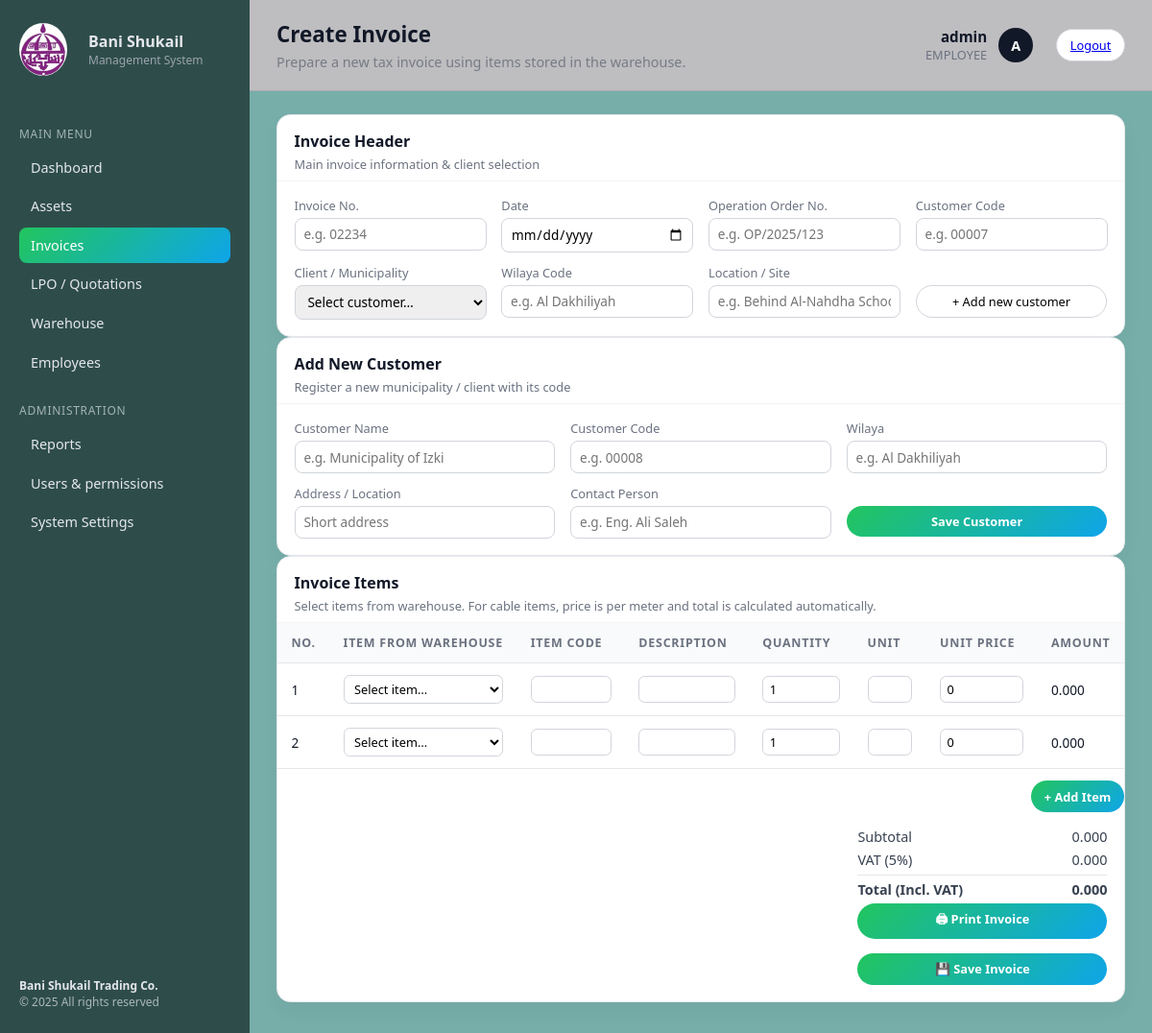
/invoices/create/ (signed in), run on the app's committed database.
### accounts/models.py (models this page shows, shortened)
class User(AbstractUser):
    class Role(models.TextChoices):
        ADMIN = "ADMIN", "Admin"
        EMPLOYEE = "EMPLOYEE", "Employee"
    role = models.CharField(max_length=20, choices=Role.choices, default=Role.EMPLOYEE)

### invoices/views.py (the view, shortened to what this page needs)
# urls.py: path("invoices/create/", views.create_invoice, name="create"),
@login_required
def create_invoice(request):
    return render(
        request,
        "invoice_create.html",
        {
            "title": "Create Invoice",
            "subtitle": "Prepare a new tax invoice using items stored in the warehouse.",
            "active": "invoices",
            "warehouse_items_json": _warehouse_items_json(),
            "warehouse_items": WarehouseItem.objects.all().order_by("code"),
        },
    )

### invoices/views.py (called while the page is built, shortened)
def _warehouse_items_json():
    data = {}
    return json.dumps(data)

### templates/invoice_create.html (shortened to what this page needs)
{% extends 'base.html' %}
{% block content %}
<form method="post">{% csrf_token %}
            <div class="panel">
                <div class="panel-header">
                    <div class="panel-title">Invoice Header</div>
                    <div class="panel-subtitle">Main invoice information & client selection</div>
                </div>
                <div class="panel-body">
                    <div class="form-grid">
                        <div class="field-group">
                            <label for="invoice-no">Invoice No.</label>
                            <input id="invoice-no" type="text" placeholder="e.g. 02234" name="invoice_no">
                        </div>
                        <div class="field-group">
                            <label for="invoice-date">Date</label>
                            <input id="invoice-date" type="date" name="date">
                        </div>
                        <div class="field-group">
                            <label for="operation-order">Operation Order No.</label>
                            <input id="operation-order" type="text" placeholder="e.g. OP/2025/123" name="operation_order_no">
                        </div>
                        <div class="field-group">
                            <label for="customer-no">Customer Code</label>
                            <input id="customer-no" type="text" placeholder="e.g. 00007" name="customer_code">
                        </div>
                        <div class="field-group">
                            <label for="customer-select">Client / Municipality</label>
                            <select id="customer-select" name="customer_select">
                                <option value="">Select customer…</option>
                            </select>
                        </div>
                        <div class="field-group">
                            <label for="wilaya-code">Wilaya Code</label>
                            <input id="wilaya-code" type="text" placeholder="e.g. Al Dakhiliyah" name="wilaya_code">
                        </div>
                        <div class="field-group">
                            <label for="location">Location / Site</label>
                            <input id="location" type="text" placeholder="e.g. Behind Al-Nahdha School" name="location_site">
                        </div>
                        <div class="field-group">
                            <label>&nbsp;</label>
                            <button class="btn-secondary full-width">+ Add new customer</button>
                        </div>
                    </div>
                </div>
            </div>
            <div class="panel no-print">
                <div class="panel-header">
                    <div class="panel-title">Add New Customer</div>
                    <div class="panel-subtitle">Register a new municipality / client with its code</div>
                </div>
                <div class="panel-body">
                    <div class="form-grid-3">
                        <div class="field-group">
                            <label for="new-cust-name">Customer Name</label>
                            <input id="new-cust-name" type="text" placeholder="e.g. Municipality of Izki" />
                        </div>
                        <div class="field-group">
                            <label for="new-cust-code">Customer Code</label>
                            <input id="new-cust-code" type="text" placeholder="e.g. 00008" />
                        </div>
                        <div class="field-group">
                            <label for="new-cust-wilaya">Wilaya</label>
                            <input id="new-cust-wilaya" type="text" placeholder="e.g. Al Dakhiliyah" />
                        </div>
                        <div class="field-group">
                            <label for="new-cust-address">Address / Location</label>
                            <input id="new-cust-address" type="text" placeholder="Short address" />
                        </div>
                        <div class="field-group">
                            <label for="new-cust-contact">Contact Person</label>
                            <input id="new-cust-contact" type="text" placeholder="e.g. Eng. Ali Saleh" />
                        </div>
                        <div class="field-group">
                            <label>&nbsp;</label>
                            <button class="btn-primary full-width">Save Customer</button>
                        </div>
                    </div>
                </div>
            </div>
            <div class="panel">
                <div class="panel-header">
                    <div class="panel-title">Invoice Items</div>
                    <div class="panel-subtitle">
                        Select items from warehouse. For cable items, price is per meter and total is calculated automatically.
                    </div>
                </div>
                <div class="panel-body table-wrapper">
                    <table class="data-table" id="invoice-items-table">
                        <thead>
                        <tr>
                            <th>No.</th>
                            <th>Item from Warehouse</th>
                            <th>Item Code</th>
                            <th>Description</th>
                            <th>Quantity</th>
                            <th>Unit</th>
                            <th>Unit Price</th>
                            <th>Amount</th>
                        </tr>
                        </thead>
                        <tbody>
                        <tr>
                            <td>1</td>
                            <td>
                                <select class="item-select" name="warehouse_code">
                                    <option value="">Select item…</option>
                                </select>
                            </td>
                            <td><input type="text" class="item-code" name="item_code"></td>
                            <td><input type="text" class="item-desc" name="description"></td>
                            <td><input type="number" class="item-qty" value="1" min="0" step="0.001" name="quantity"></td>
                            <td><input type="text" class="item-unit" name="unit"></td>
                            <td><input type="number" class="item-price" value="0" step="0.001" name="unit_price"></td>
                            <td><span class="item-amount">0.000</span></td>
                        </tr>
                        <tr>
                            <td>2</td>
                            <td>
                                <select class="item-select" name="warehouse_code">
                                    <option value="">Select item…</option>
                                </select>
                            </td>
                            <td><input type="text" class="item-code" name="item_code"></td>
                            <td><input type="text" class="item-desc" name="description"></td>
                            <td><input type="number" class="item-qty" value="1" min="0" step="0.001" name="quantity"></td>
                            <td><input type="text" class="item-unit" name="unit"></td>
                            <td><input type="number" class="item-price" value="0" step="0.001" name="unit_price"></td>
                            <td><span class="item-amount">0.000</span></td>
                        </tr>
                        </tbody>
                    </table>
                </div>
<div class="toolbar" style="margin-top: 0.75rem;">
    <div class="toolbar-right">
        <button class="btn-primary" type="button" id="add-item-row">+ Add Item</button>
    </div>
</div>
                <div class="invoice-totals">
                    <div class="totals-right">
                        <div class="totals-row">
                            <span>Subtotal</span>
                            <span id="subtotal-value">0.000</span>
                        </div>
                        <div class="totals-row">
                            <span>VAT (5%)</span>
                            <span id="vat-value">0.000</span>
                        </div>
                        <div class="totals-row totals-main">
                            <span>Total (Incl. VAT)</span>
                            <span id="total-value">0.000</span>
                        </div>
                        <button class="btn-primary" onclick="printInvoice()">🖨 Print Invoice</button>
<button class="btn-primary" type="submit" style="margin-top:10px;">💾 Save Invoice</button>
                    </div>
                </div>
            </div>
</form>
{% endblock %}

### templates/includes/topbar.html (shortened to what this page needs)
<header class="topbar">
  <div class="topbar-left">
    <h1 class="page-title">{{ title }}</h1>
    {% if subtitle %}<p class="page-subtitle">{{ subtitle }}</p>{% endif %}
  </div>
  <div class="topbar-right">
    <div class="user-info">
      <div class="user-name">{{ request.user.get_full_name|default:request.user.username }}</div>
      <div class="user-role">{% if request.user.is_authenticated %}{{ request.user.role|default:"" }}{% endif %}</div>
    </div>
    <div class="user-avatar">{{ request.user.username|first|upper }}</div>
    <a class="btn-secondary" href="{% url 'accounts:logout' %}" style="margin-left:12px;">Logout</a>
  </div>
</header>

### static/style.css (style rules this page uses)
* { box-sizing: border-box; margin: 0; padding: 0; font-family: system-ui, -apple-system, BlinkMacSystemFont, "Segoe UI", sans-serif; }
body { background-color: #77aea9; color: #111827; }
.topbar { display: flex; justify-content: space-between; align-items: center; padding: 1.25rem 1.75rem; border-bottom: 1px solid rgba(17, 24, 39, 0.10); background: #bebdc0; }
.page-title { font-size: 1.4rem; font-weight: 700; }
.page-subtitle { font-size: 0.9rem; color: #767b84; margin-top: 0.25rem; }
.topbar-right { display: flex; align-items: center; gap: 0.75rem; }
.user-info { text-align: right; }
.user-name { font-size: 0.95rem; font-weight: 600; }
.user-role { font-size: 0.8rem; color: #6b7280; }
.user-avatar { width: 36px; height: 36px; border-radius: 999px; background: #111827; color: #ffffff; display: flex; align-items: center; justify-content: center; font-size: 0.9rem; font-weight: 600; }
.panel { background: #ffffff; border-radius: 0.9rem; box-shadow: 0 10px 20px rgba(15, 23, 42, 0.04); border: 1px solid #e5e7eb; display: flex; flex-direction: column; }
.panel-header { padding: 1rem 1.1rem 0.5rem; border-bottom: 1px solid #f3f4f6; }
.panel-title { font-size: 1rem; font-weight: 600; }
.panel-subtitle { font-size: 0.8rem; color: #6b7280; margin-top: 0.25rem; }
.panel-body { padding: 1rem 1.1rem 1.1rem; }
.toolbar { display: flex; justify-content: space-between; align-items: flex-end; gap: 1rem; margin-bottom: 1rem; flex-wrap: wrap; }
.toolbar-right { display: flex; gap: 0.5rem; flex-wrap: wrap; }
.field-group { display: flex; flex-direction: column; gap: 0.25rem; font-size: 0.8rem; }
.field-group label { color: #6b7280; }
.field-group input, .field-group select { min-width: 200px; padding: 0.4rem 0.55rem; border-radius: 0.5rem; border: 1px solid #d1d5db; font-size: 0.85rem; outline: none; }
.btn-primary { border: none; outline: none; padding: 0.45rem 0.85rem; border-radius: 999px; background: linear-gradient(135deg, #22c55e, #0ea5e9); color: #ffffff; font-size: 0.8rem; font-weight: 600; cursor: pointer; white-space: nowrap; }
.btn-secondary { border-radius: 999px; border: 1px solid #d1d5db; padding: 0.45rem 0.85rem; background: #ffffff; font-size: 0.8rem; font-weight: 500; cursor: pointer; white-space: nowrap; }
.table-wrapper { padding: 0; }
.data-table { width: 100%; border-collapse: collapse; font-size: 0.85rem; }
.data-table thead { background: #f9fafb; }
.data-table th, .data-table td { padding: 0.75rem 0.9rem; text-align: left; border-bottom: 1px solid #e5e7eb; white-space: nowrap; }
.data-table th { font-size: 0.78rem; text-transform: uppercase; letter-spacing: 0.06em; color: #6b7280; }
.data-table input[type="text"], .data-table input[type="number"] { width: 100%; padding: 0.25rem 0.4rem; font-size: 0.8rem; border-radius: 0.4rem; border: 1px solid #d1d5db; outline: none; }
.data-table select { width: 100%; padding: 0.25rem 0.4rem; font-size: 0.8rem; border-radius: 0.4rem; border: 1px solid #d1d5db; background: #ffffff; outline: none; }
.form-grid { display: grid; grid-template-columns: repeat(4, minmax(0, 1fr)); gap: 0.75rem 1rem; }
.form-grid-3 { display: grid; grid-template-columns: repeat(3, minmax(0, 1fr)); gap: 0.75rem 1rem; }
.full-width { width: 100%; justify-content: center; }
.invoice-totals { display: flex; justify-content: flex-end; padding: 0 1.1rem 1.1rem; }
.totals-right { width: 260px; display: flex; flex-direction: column; gap: 0.35rem; }
.totals-row { display: flex; justify-content: space-between; font-size: 0.9rem; color: #374151; }
.totals-main { font-weight: 700; border-top: 1px solid #e5e7eb; padding-top: 0.3rem; }

### data on the page
User: user.get_full_name "admin", user.role "EMPLOYEE", user.username|first "A"

### other printed values
{{ title }} "Create Invoice"
{{ subtitle }} "Prepare a new tax invoice using items stored in the warehouse."
